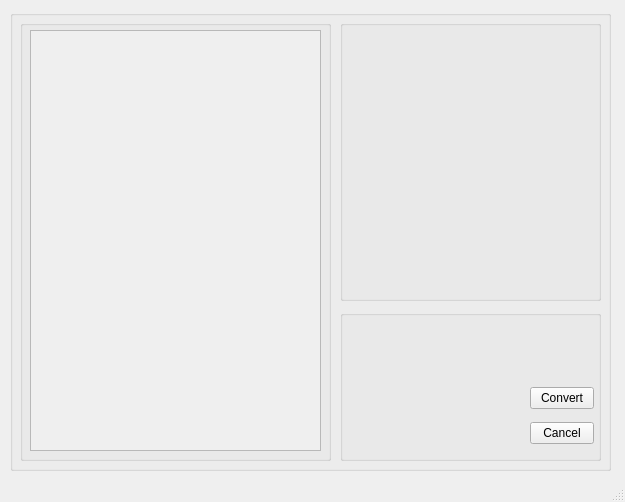
<?xml version="1.0" encoding="UTF-8"?>
<ui version="4.0">
 <class>MainWindow</class>
 <widget class="QMainWindow" name="MainWindow">
  <property name="geometry">
   <rect>
    <x>0</x>
    <y>0</y>
    <width>625</width>
    <height>502</height>
   </rect>
  </property>
  <property name="windowTitle">
   <string>MainWindow</string>
  </property>
  <widget class="QWidget" name="centralwidget">
   <widget class="QGroupBox" name="groupBox">
    <property name="enabled">
     <bool>true</bool>
    </property>
    <property name="geometry">
     <rect>
      <x>10</x>
      <y>10</y>
      <width>601</width>
      <height>461</height>
     </rect>
    </property>
    <property name="title">
     <string/>
    </property>
    <widget class="QGroupBox" name="groupBox_2">
     <property name="geometry">
      <rect>
       <x>10</x>
       <y>10</y>
       <width>311</width>
       <height>441</height>
      </rect>
     </property>
     <property name="title">
      <string/>
     </property>
     <widget class="QScrollArea" name="scrollArea">
      <property name="geometry">
       <rect>
        <x>10</x>
        <y>10</y>
        <width>291</width>
        <height>421</height>
       </rect>
      </property>
      <property name="mouseTracking">
       <bool>false</bool>
      </property>
      <property name="widgetResizable">
       <bool>true</bool>
      </property>
      <widget class="QWidget" name="scrollAreaWidgetContents">
       <property name="geometry">
        <rect>
         <x>0</x>
         <y>0</y>
         <width>289</width>
         <height>419</height>
        </rect>
       </property>
      </widget>
     </widget>
    </widget>
    <widget class="QGroupBox" name="groupBox_3">
     <property name="geometry">
      <rect>
       <x>330</x>
       <y>10</y>
       <width>261</width>
       <height>281</height>
      </rect>
     </property>
     <property name="title">
      <string/>
     </property>
    </widget>
    <widget class="QGroupBox" name="groupBox_4">
     <property name="geometry">
      <rect>
       <x>330</x>
       <y>300</y>
       <width>261</width>
       <height>151</height>
      </rect>
     </property>
     <property name="title">
      <string/>
     </property>
     <widget class="QWidget" name="verticalLayoutWidget">
      <property name="geometry">
       <rect>
        <x>190</x>
        <y>70</y>
        <width>64</width>
        <height>71</height>
       </rect>
      </property>
      <layout class="QVBoxLayout" name="verticalLayout">
       <item>
        <widget class="QPushButton" name="pushButton">
         <property name="text">
          <string>Convert</string>
         </property>
        </widget>
       </item>
       <item>
        <widget class="QPushButton" name="pushButton_2">
         <property name="text">
          <string>Cancel</string>
         </property>
        </widget>
       </item>
      </layout>
     </widget>
    </widget>
   </widget>
  </widget>
  <widget class="QStatusBar" name="statusbar"/>
 </widget>
 <resources/>
 <connections/>
</ui>
